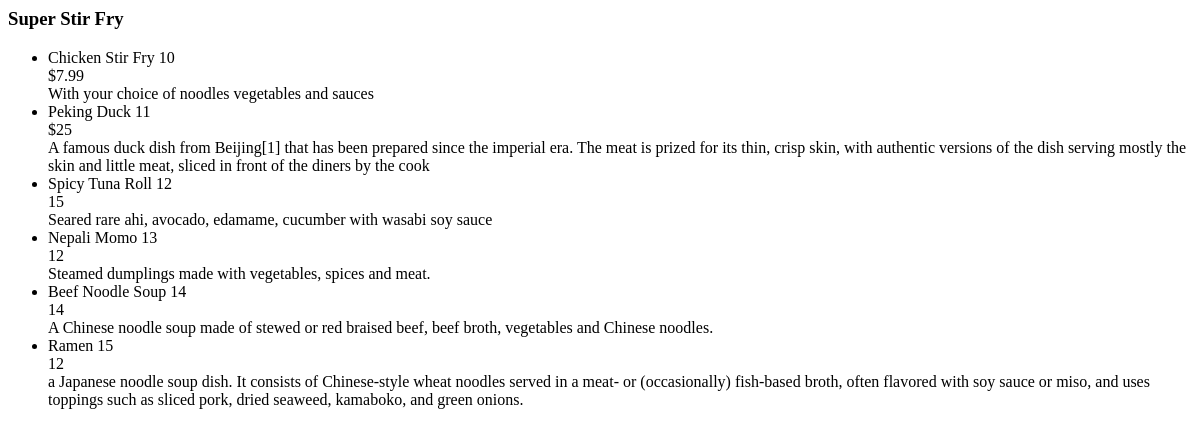
Page /restaurant/3/menu on the earlier database version.
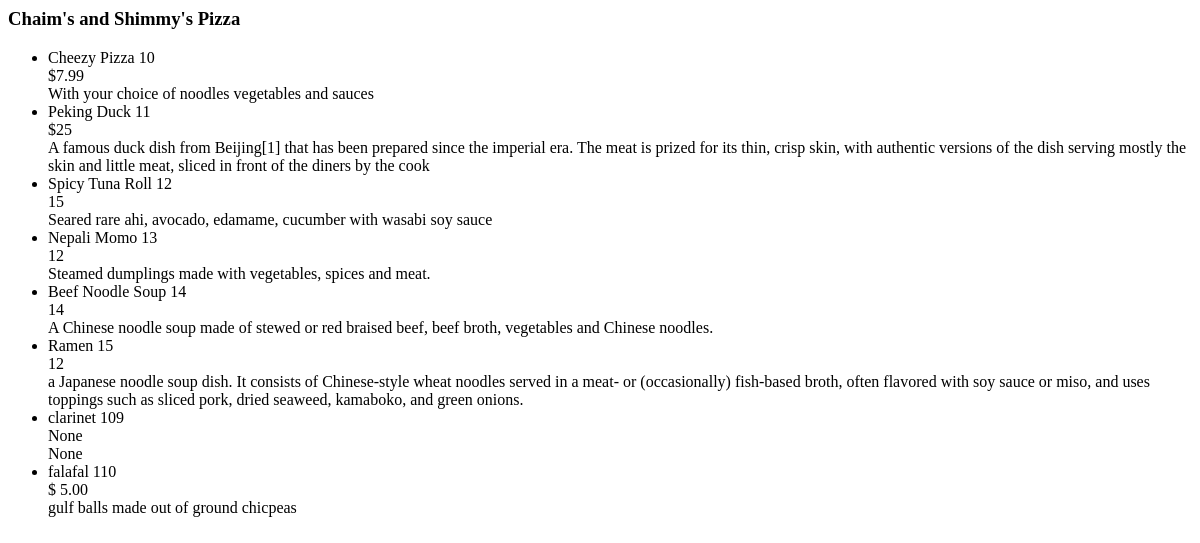
Same page on the later database version.
### database_setup.py (models this page shows, shortened)
class Restaurant(Base):
	__tablename__  = 'restaurant'
	name = Column(String(80), nullable=False)#this means that a row can't be created without this information
	id = Column(Integer, primary_key=True)

class MenuItem(Base):
	__tablename__ = 'menu_item'
	name = Column(String(80), nullable=False)
	id = Column(Integer, primary_key=True)
	course = Column(String(250))
	description = Column(String(250))
	price = Column(String(8))
	restaurant_id = Column(Integer, ForeignKey('restaurant.id'))
	restaurant = relationship(Restaurant)

### final-project.py (the view)
@app.route('/restaurant/<int:restaurant_id>/menu')
def showMenu(restaurant_id):
	restaurant = session.query(Restaurant).filter_by(id=restaurant_id).one()
	items = session.query(MenuItem).filter_by(restaurant=restaurant).all()
	return render_template('menu.html', restaurant=restaurant, items=items)

### templates/menu.html
<html>
<body>
	<h3>{{restaurant.name}}</h3>
	<ul>
		{% for item in items %}
		<li>
			{{item.name}}
			{{item.id}}
			<br>
			{{item.price}}
			<br>
			{{item.description}}
		</li>
		{% endfor %}
	</ul>
</body>
</html>

Differences in the rows shown:
changed Restaurant: name "Super Stir Fry" → "Chaim's and Shimmy's Pizza"
changed MenuItem "With your choice of noodles vegetables and sauces": name "Chicken Stir Fry" → "Cheezy Pizza"
added MenuItem: name "clarinet", id "109", price "None", description "None"
added MenuItem: name "falafal", id "110", price "$ 5.00", description "gulf balls made out of ground chicpeas"
